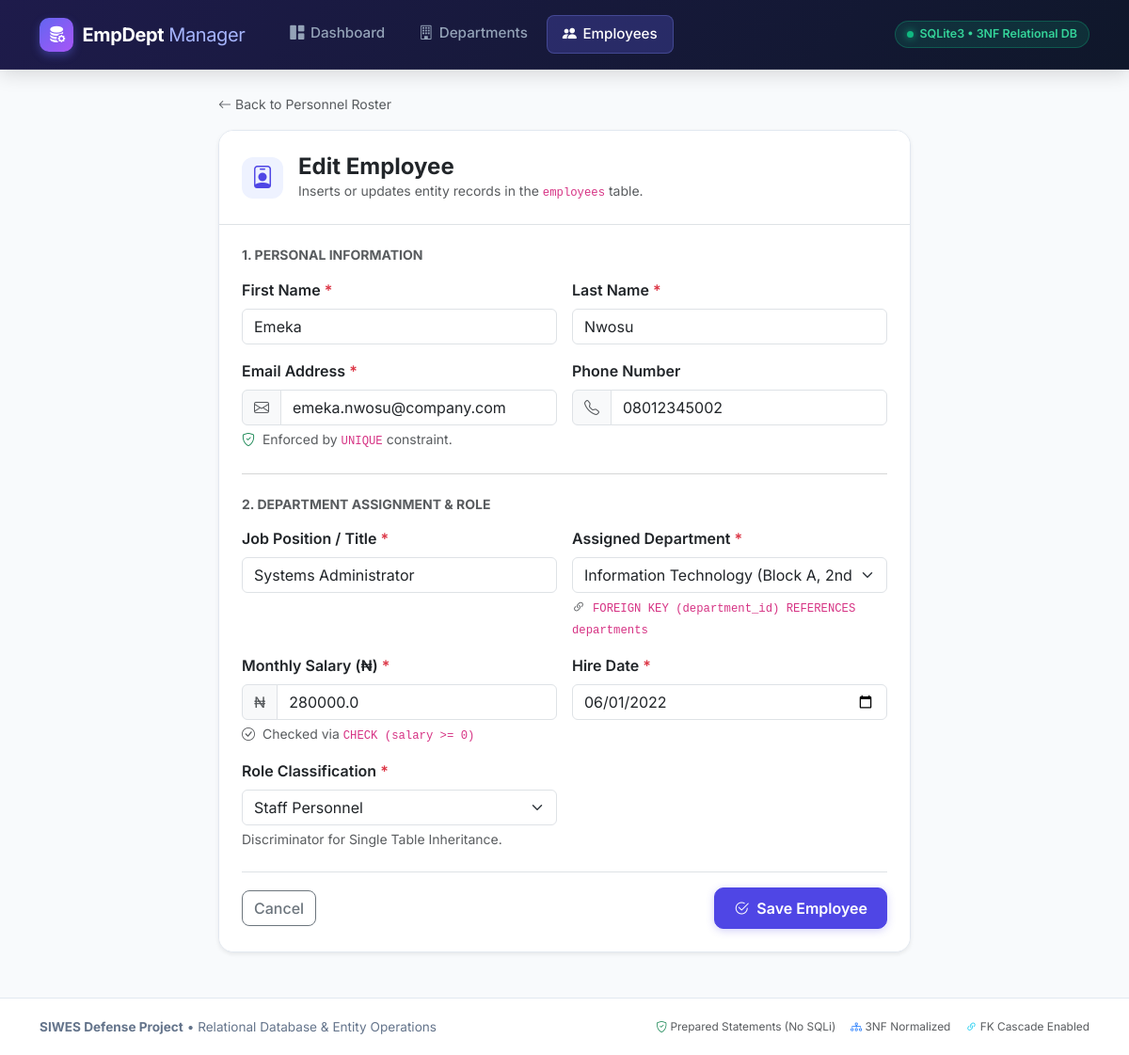
The page /employees/2/edit on the database its author committed.
### tables this page shows
CREATE TABLE employees (
    employee_id     INTEGER PRIMARY KEY AUTOINCREMENT,
    first_name      TEXT NOT NULL,
    last_name       TEXT NOT NULL,
    email           TEXT NOT NULL UNIQUE,
    phone           TEXT,
    position        TEXT NOT NULL,
    salary          REAL NOT NULL CHECK (salary >= 0),
    hire_date       TEXT NOT NULL,
    role_type       TEXT NOT NULL DEFAULT 'staff' CHECK (role_type IN ('staff', 'manager')),
    team_size       INTEGER,               -- only meaningful for managers
    department_id   INTEGER NOT NULL,
    created_at      TEXT DEFAULT CURRENT_TIMESTAMP,
    FOREIGN KEY (department_id) REFERENCES departments(department_id)
        ON DELETE CASCADE
        ON UPDATE CASCADE
);

CREATE TABLE departments (
    department_id   INTEGER PRIMARY KEY AUTOINCREMENT,
    name            TEXT NOT NULL UNIQUE,
    location        TEXT NOT NULL,
    budget          REAL NOT NULL DEFAULT 0,
    created_at      TEXT DEFAULT CURRENT_TIMESTAMP
);

### app.py (the view, shortened to what this page needs)
@app.route("/employees/<int:employee_id>/edit", methods=["GET", "POST"])
def edit_employee(employee_id):
    emp = emp_repo.get_by_id(employee_id)
    if not emp:
        flash("Employee not found.", "danger")
        return redirect(url_for("list_employees"))
    departments = dept_repo.get_all()
    return render_template("employee_form.html", employee=emp, departments=departments)

### database.py (called while the page is built)
    def get_connection(self):
        if self._connection is None:
            self._connection = sqlite3.connect(DB_PATH, check_same_thread=False)
            self._connection.execute("PRAGMA foreign_keys = ON")
            self._connection.row_factory = sqlite3.Row
        return self._connection

    def fetch_one(self, query, params=()):
        conn = self.get_connection()
        cur = conn.cursor()
        cur.execute(query, params)
        return cur.fetchone()

    def fetch_all(self, query, params=()):
        conn = self.get_connection()
        cur = conn.cursor()
        cur.execute(query, params)
        return cur.fetchall()

### models.py (called while the page is built)
    @property
    def email(self):
        return self._email

    @email.setter
    def email(self, value):
        if "@" not in value:
            raise ValueError(f"Invalid email address: {value}")
        self._email = value

    @property
    def salary(self):
        return self._salary

    def get_all(self):
        rows = self.db.fetch_all("SELECT * FROM departments ORDER BY name")
        return [Department(r["name"], r["location"], r["budget"], r["department_id"]) for r in rows]

    def _row_to_object(self, r):
        if r["role_type"] == "manager":
            return Manager(r["first_name"], r["last_name"], r["email"], r["phone"],
                            r["position"], r["salary"], r["hire_date"], r["department_id"],
                            team_size=r["team_size"] or 0, employee_id=r["employee_id"])
        return Employee(r["first_name"], r["last_name"], r["email"], r["phone"],
                         r["position"], r["salary"], r["hire_date"], r["department_id"],
                         employee_id=r["employee_id"])

    def get_by_id(self, employee_id):
        r = self.db.fetch_one("SELECT * FROM employees WHERE employee_id = ?", (employee_id,))
        return self._row_to_object(r) if r else None

### templates/employee_form.html (shortened to what this page needs)
{% extends "base.html" %}
{% block content %}
<div class="row justify-content-center">
    <div class="col-lg-8 col-md-10">
        <div class="mb-3">
            <a href="{{ url_for('list_employees') }}" class="text-decoration-none text-muted small d-inline-flex align-items-center gap-1">
                <i class="bi bi-arrow-left"></i> Back to Personnel Roster
            </a>
        </div>
        <div class="card card-modern shadow-sm overflow-hidden">
            <div class="p-4 border-bottom bg-white d-flex align-items-center gap-3">
                <div class="stat-icon mb-0" style="width: 44px; height: 44px; background: #eef2ff; color: #4f46e5;">
                    <i class="bi bi-person-badge fs-4"></i>
                </div>
                <div>
                    <h4 class="fw-bold mb-0 text-dark">{{ 'Edit' if employee else 'Enroll New' }} Employee</h4>
                    <p class="text-muted small mb-0">Inserts or updates entity records in the <code>employees</code> table.</p>
                </div>
            </div>
            <form method="POST" class="p-4 bg-white">
                <div class="mb-4">
                    <h6 class="text-uppercase text-muted fw-bold small mb-3">1. Personal Information</h6>
                    <div class="row g-3">
                        <div class="col-md-6">
                            <label class="form-label fw-semibold">First Name <span class="text-danger">*</span></label>
                            <input type="text" class="form-control" name="first_name" value="{{ employee._first_name if employee else '' }}" placeholder="e.g. Ada" required>
                        </div>
                        <div class="col-md-6">
                            <label class="form-label fw-semibold">Last Name <span class="text-danger">*</span></label>
                            <input type="text" class="form-control" name="last_name" value="{{ employee._last_name if employee else '' }}" placeholder="e.g. Okafor" required>
                        </div>
                        <div class="col-md-6">
                            <label class="form-label fw-semibold">Email Address <span class="text-danger">*</span></label>
                            <div class="input-group">
                                <span class="input-group-text bg-light text-muted"><i class="bi bi-envelope"></i></span>
                                <input type="email" class="form-control" name="email" value="{{ employee.email if employee else '' }}" placeholder="ada.okafor@company.com" required>
                            </div>
                            <div class="form-text small text-muted"><i class="bi bi-shield-check text-success me-1"></i> Enforced by <code>UNIQUE</code> constraint.</div>
                        </div>
                        <div class="col-md-6">
                            <label class="form-label fw-semibold">Phone Number</label>
                            <div class="input-group">
                                <span class="input-group-text bg-light text-muted"><i class="bi bi-telephone"></i></span>
                                <input type="text" class="form-control" name="phone" value="{{ employee.phone if employee and employee.phone else '' }}" placeholder="08012345678">
                            </div>
                        </div>
                    </div>
                </div>
                <hr class="my-4 text-muted">
                <div class="mb-4">
                    <h6 class="text-uppercase text-muted fw-bold small mb-3">2. Department Assignment & Role</h6>
                    <div class="row g-3">
                        <div class="col-md-6">
                            <label class="form-label fw-semibold">Job Position / Title <span class="text-danger">*</span></label>
                            <input type="text" class="form-control" name="position" value="{{ employee.position if employee else '' }}" placeholder="e.g. Database Administrator" required>
                        </div>
                        <div class="col-md-6">
                            <label class="form-label fw-semibold">Assigned Department <span class="text-danger">*</span></label>
                            <select class="form-select" name="department_id" required>
                                {% for d in departments %}
                                    <option value="{{ d.department_id }}" {% if employee and employee.department_id == d.department_id %}selected{% endif %}>
                                        {{ d.name }} ({{ d.location }})
                                    </option>
                                {% endfor %}
                            </select>
                            <div class="form-text small text-muted"><i class="bi bi-link-45deg me-1"></i> <code>FOREIGN KEY (department_id) REFERENCES departments</code></div>
                        </div>
                        <div class="col-md-6">
                            <label class="form-label fw-semibold">Monthly Salary (₦) <span class="text-danger">*</span></label>
                            <div class="input-group">
                                <span class="input-group-text bg-light text-muted">₦</span>
                                <input type="number" step="1000" min="0" class="form-control" name="salary" value="{{ employee.salary if employee else '250000' }}" required>
                            </div>
                            <div class="form-text small text-muted"><i class="bi bi-check-circle me-1"></i> Checked via <code>CHECK (salary >= 0)</code></div>
                        </div>
                        <div class="col-md-6">
                            <label class="form-label fw-semibold">Hire Date <span class="text-danger">*</span></label>
                            <input type="date" class="form-control" name="hire_date" value="{{ employee.hire_date if employee else '' }}" required>
                        </div>
                        <div class="col-md-6">
                            <label class="form-label fw-semibold">Role Classification <span class="text-danger">*</span></label>
                            <select class="form-select" name="role_type" id="roleType" onchange="document.getElementById('teamSizeWrap').style.display = this.value === 'manager' ? 'block' : 'none';">
                                <option value="staff" {% if employee and employee.role_type == 'staff' %}selected{% endif %}>Staff Personnel</option>
                            </select>
                            <div class="form-text small text-muted">Discriminator for Single Table Inheritance.</div>
                        </div>
                    </div>
                </div>
                <div class="d-flex align-items-center justify-content-between pt-3 border-top">
                    <a href="{{ url_for('list_employees') }}" class="btn btn-outline-secondary">Cancel</a>
                    <button type="submit" class="btn btn-primary d-flex align-items-center gap-2">
                        <i class="bi bi-check2-circle"></i> Save Employee
                    </button>
                </div>
            </form>
        </div>
    </div>
</div>
{% endblock %}

### templates/base.html (style rules this page uses)
:root { --primary: #4f46e5; --primary-dark: #4338ca; --primary-light: #e0e7ff; --surface: #ffffff; --background: #f8fafc; --text-main: #0f172a; --text-muted: #64748b; --border-color: #e2e8f0; --accent-manager: #7c3aed; --accent-staff: #0284c7; }
body { font-family: 'Inter', -apple-system, BlinkMacSystemFont, sans-serif; background-color: var(--background); color: var(--text-main); min-height: 100vh; display: flex; flex-direction: column; }
.card-modern { background: var(--surface); border: 1px solid var(--border-color); border-radius: 16px; box-shadow: 0 1px 3px rgba(0, 0, 0, 0.03), 0 6px 16px rgba(0, 0, 0, 0.03); transition: transform 0.2s ease, box-shadow 0.2s ease; }
.stat-icon { width: 48px; height: 48px; border-radius: 12px; display: flex; align-items: center; justify-content: center; font-size: 1.4rem; margin-bottom: 1rem; }
.btn-primary { background-color: var(--primary); border-color: var(--primary); padding: 0.55rem 1.25rem; font-weight: 600; border-radius: 10px; box-shadow: 0 2px 8px rgba(79, 70, 229, 0.25); transition: all 0.2s ease; }
.btn-outline-secondary, .btn-outline-success, .btn-outline-danger { border-radius: 8px; font-weight: 500; transition: all 0.15s ease; }

### rows shown on the page
employees: first_name "Emeka", last_name "Nwosu", email "emeka.nwosu@company.com", phone "08012345002", position "Systems Administrator", department_id "Information Technology (Block A, 2nd Floor)", salary "280000.0", hire_date "06/01/2022", role_type "Staff Personnel"

### other values the page prints
{{ 'Edit' if employee else 'Enroll New' }} "Edit"
